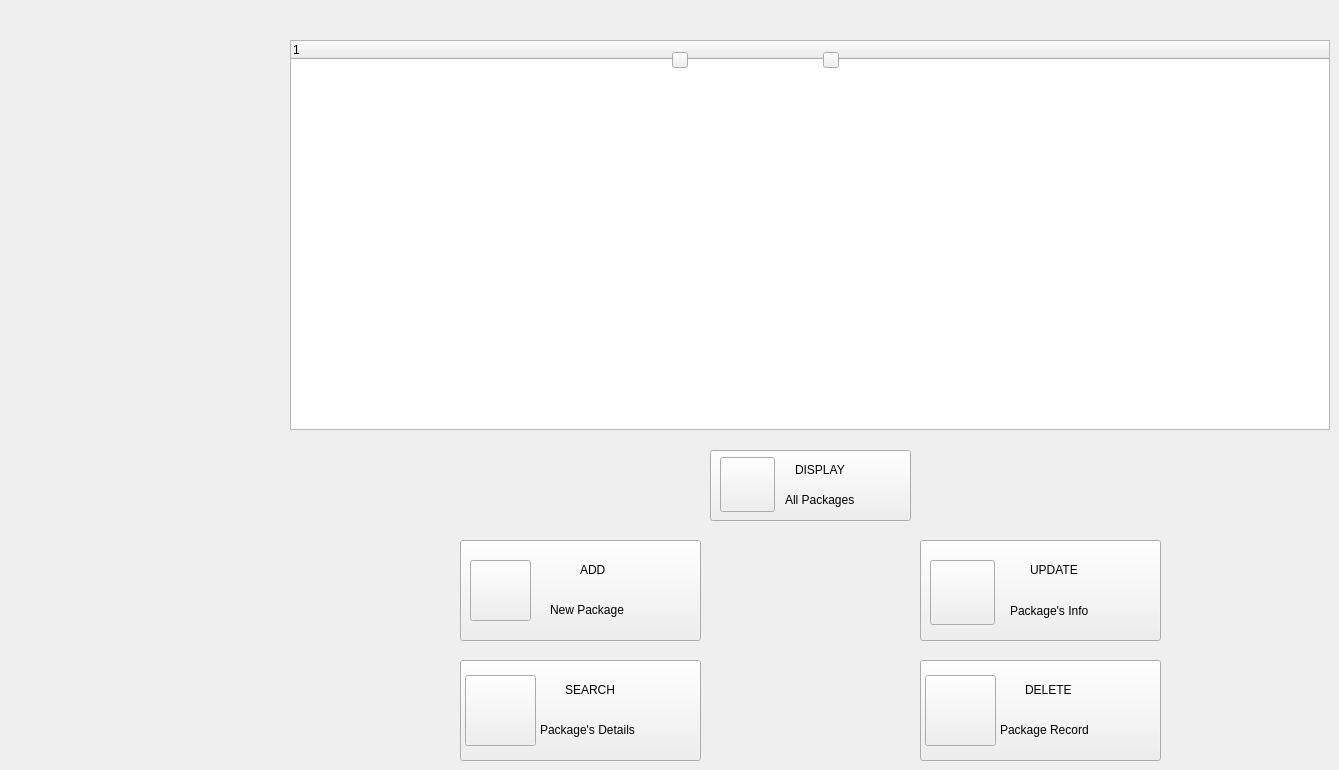
    <widget class="QWidget" name="TripsPackages">
     <widget class="QPushButton" name="addPackage">
      <property name="geometry">
       <rect>
        <x>460</x>
        <y>540</y>
        <width>241</width>
        <height>101</height>
       </rect>
      </property>
      <property name="styleSheet">
       <string notr="true"/>
      </property>
      <property name="text">
       <string/>
      </property>
     </widget>
     <widget class="QTreeWidget" name="treeWidgetP">
      <property name="geometry">
       <rect>
        <x>290</x>
        <y>40</y>
        <width>1040</width>
        <height>390</height>
       </rect>
      </property>
      <column>
       <property name="text">
        <string notr="true">1</string>
       </property>
      </column>
     </widget>
     <widget class="QPushButton" name="addPackageIcon">
      <property name="geometry">
       <rect>
        <x>470</x>
        <y>560</y>
        <width>61</width>
        <height>61</height>
       </rect>
      </property>
      <property name="text">
       <string/>
      </property>
      <property name="icon">
       <iconset>
        <normalon>:/addPackage.png</normalon>
       </iconset>
      </property>
      <property name="iconSize">
       <size>
        <width>70</width>
        <height>70</height>
       </size>
      </property>
     </widget>
     <widget class="QPushButton" name="displayPackage">
      <property name="geometry">
       <rect>
        <x>710</x>
        <y>450</y>
        <width>201</width>
        <height>71</height>
       </rect>
      </property>
      <property name="styleSheet">
       <string notr="true"/>
      </property>
      <property name="text">
       <string/>
      </property>
     </widget>
     <widget class="QPushButton" name="displayPackageIcon">
      <property name="geometry">
       <rect>
        <x>720</x>
        <y>457</y>
        <width>55</width>
        <height>55</height>
       </rect>
      </property>
      <property name="toolTip">
       <string>&lt;html&gt;&lt;head/&gt;&lt;body&gt;&lt;p&gt;add&lt;/p&gt;&lt;/body&gt;&lt;/html&gt;</string>
      </property>
      <property name="text">
       <string/>
      </property>
      <property name="icon">
       <iconset resource="pics.qrc">
        <normaloff>:/displayPackage.png</normaloff>:/displayPackage.png</iconset>
      </property>
      <property name="iconSize">
       <size>
        <width>55</width>
        <height>55</height>
       </size>
      </property>
     </widget>
     <widget class="QPushButton" name="searchPackage">
      <property name="geometry">
       <rect>
        <x>460</x>
        <y>660</y>
        <width>241</width>
        <height>101</height>
       </rect>
      </property>
      <property name="styleSheet">
       <string notr="true"/>
      </property>
      <property name="text">
       <string/>
      </property>
     </widget>
     <widget class="QLabel" name="addp1">
      <property name="geometry">
       <rect>
        <x>550</x>
        <y>600</y>
        <width>141</width>
        <height>20</height>
       </rect>
      </property>
      <property name="text">
       <string>New Package</string>
      </property>
     </widget>
     <widget class="QLabel" name="displayp">
      <property name="geometry">
       <rect>
        <x>795</x>
        <y>460</y>
        <width>101</width>
        <height>20</height>
       </rect>
      </property>
      <property name="text">
       <string>DISPLAY</string>
      </property>
     </widget>
     <widget class="QPushButton" name="updatePackage">
      <property name="geometry">
       <rect>
        <x>920</x>
        <y>540</y>
        <width>241</width>
        <height>101</height>
       </rect>
      </property>
      <property name="styleSheet">
       <string notr="true"/>
      </property>
      <property name="text">
       <string/>
      </property>
     </widget>
     <widget class="QLabel" name="searchp">
      <property name="geometry">
       <rect>
        <x>565</x>
        <y>680</y>
        <width>101</width>
        <height>20</height>
       </rect>
      </property>
      <property name="text">
       <string>SEARCH</string>
      </property>
     </widget>
     <widget class="QLabel" name="displayp1">
      <property name="geometry">
       <rect>
        <x>785</x>
        <y>490</y>
        <width>121</width>
        <height>20</height>
       </rect>
      </property>
      <property name="text">
       <string>All Packages</string>
      </property>
     </widget>
     <widget class="QLabel" name="searchp1">
      <property name="geometry">
       <rect>
        <x>540</x>
        <y>720</y>
        <width>161</width>
        <height>20</height>
       </rect>
      </property>
      <property name="text">
       <string>Package's Details</string>
      </property>
     </widget>
     <widget class="QPushButton" name="deletePackage">
      <property name="geometry">
       <rect>
        <x>920</x>
        <y>660</y>
        <width>241</width>
        <height>101</height>
       </rect>
      </property>
      <property name="styleSheet">
       <string notr="true"/>
      </property>
      <property name="text">
       <string/>
      </property>
     </widget>
     <widget class="QLabel" name="addp">
      <property name="geometry">
       <rect>
        <x>580</x>
        <y>560</y>
        <width>61</width>
        <height>20</height>
       </rect>
      </property>
      <property name="text">
       <string>ADD</string>
      </property>
     </widget>
     <widget class="QPushButton" name="updatePackageIcon">
      <property name="geometry">
       <rect>
        <x>930</x>
        <y>560</y>
        <width>65</width>
        <height>65</height>
       </rect>
      </property>
      <property name="text">
       <string/>
      </property>
      <property name="icon">
       <iconset>
        <normalon>:/updatePackage.png</normalon>
       </iconset>
      </property>
      <property name="iconSize">
       <size>
        <width>65</width>
        <height>70</height>
       </size>
      </property>
     </widget>
     <widget class="QLabel" name="updatep">
      <property name="geometry">
       <rect>
        <x>1030</x>
        <y>560</y>
        <width>91</width>
        <height>20</height>
       </rect>
      </property>
      <property name="text">
       <string>UPDATE</string>
      </property>
     </widget>
     <widget class="QLabel" name="updatep1">
      <property name="geometry">
       <rect>
        <x>1010</x>
        <y>600</y>
        <width>141</width>
        <height>21</height>
       </rect>
      </property>
      <property name="text">
       <string>Package's Info</string>
      </property>
     </widget>
     <widget class="QPushButton" name="searchPackageIcon">
      <property name="geometry">
       <rect>
        <x>465</x>
        <y>675</y>
        <width>71</width>
        <height>71</height>
       </rect>
      </property>
      <property name="text">
       <string/>
      </property>
      <property name="icon">
       <iconset>
        <normalon>:/searchPackage.png</normalon>
       </iconset>
      </property>
      <property name="iconSize">
       <size>
        <width>65</width>
        <height>70</height>
       </size>
      </property>
     </widget>
     <widget class="QPushButton" name="deletePackageIcon">
      <property name="geometry">
       <rect>
        <x>925</x>
        <y>675</y>
        <width>71</width>
        <height>71</height>
       </rect>
      </property>
      <property name="text">
       <string/>
      </property>
      <property name="icon">
       <iconset>
        <normalon>:/searchPackage.png</normalon>
       </iconset>
      </property>
      <property name="iconSize">
       <size>
        <width>65</width>
        <height>70</height>
       </size>
      </property>
     </widget>
     <widget class="QLabel" name="Deletep">
      <property name="geometry">
       <rect>
        <x>1025</x>
        <y>680</y>
        <width>101</width>
        <height>20</height>
       </rect>
      </property>
      <property name="text">
       <string>DELETE</string>
      </property>
     </widget>
     <widget class="QLabel" name="deletep1">
      <property name="geometry">
       <rect>
        <x>1000</x>
        <y>720</y>
        <width>161</width>
        <height>20</height>
       </rect>
      </property>
      <property name="text">
       <string>Package Record</string>
      </property>
     </widget>
     <widget class="QPushButton" name="sortupprice">
      <property name="geometry">
       <rect>
        <x>672</x>
        <y>52</y>
        <width>16</width>
        <height>16</height>
       </rect>
      </property>
      <property name="text">
       <string/>
      </property>
      <property name="icon">
       <iconset resource="pics.qrc">
        <normaloff>:/sortuparrow.png</normaloff>:/sortuparrow.png</iconset>
      </property>
      <property name="checkable">
       <bool>false</bool>
      </property>
     </widget>
     <widget class="QPushButton" name="sortuptravelers">
      <property name="geometry">
       <rect>
        <x>823</x>
        <y>52</y>
        <width>16</width>
        <height>16</height>
       </rect>
      </property>
      <property name="text">
       <string/>
      </property>
      <property name="icon">
       <iconset resource="pics.qrc">
        <normaloff>:/sortuparrow.png</normaloff>:/sortuparrow.png</iconset>
      </property>
      <property name="checkable">
       <bool>false</bool>
      </property>
     </widget>
    </widget>
